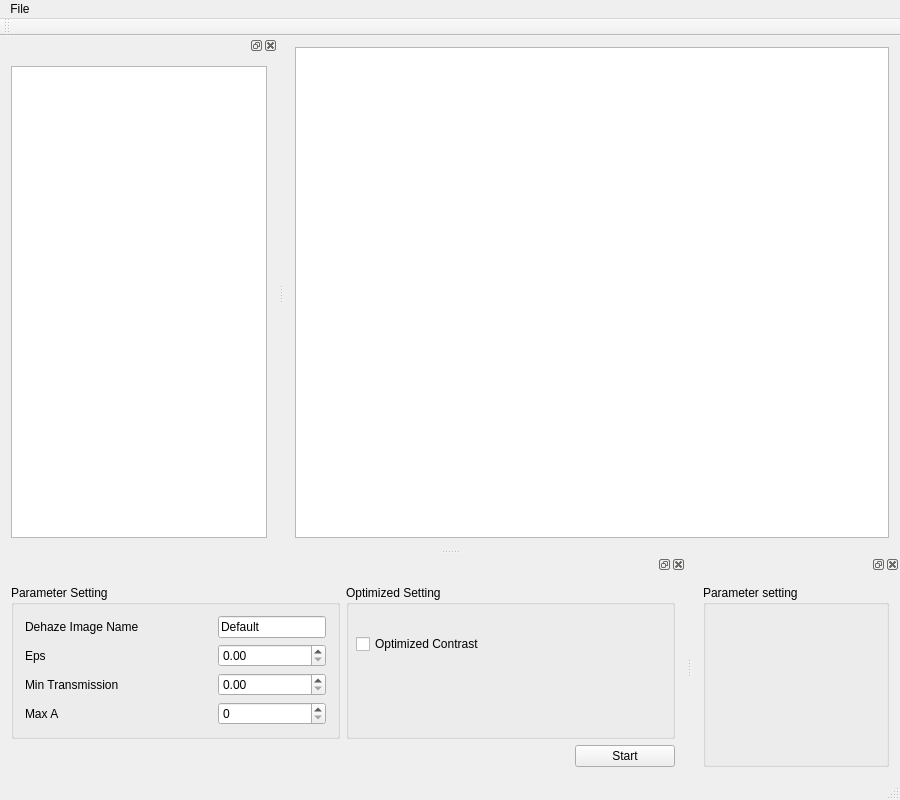
<?xml version="1.0" encoding="UTF-8"?>
<ui version="4.0">
 <class>MainWindow</class>
 <widget class="QMainWindow" name="MainWindow">
  <property name="geometry">
   <rect>
    <x>0</x>
    <y>0</y>
    <width>900</width>
    <height>800</height>
   </rect>
  </property>
  <property name="sizePolicy">
   <sizepolicy hsizetype="Minimum" vsizetype="Minimum">
    <horstretch>0</horstretch>
    <verstretch>0</verstretch>
   </sizepolicy>
  </property>
  <property name="minimumSize">
   <size>
    <width>30</width>
    <height>38</height>
   </size>
  </property>
  <property name="windowTitle">
   <string>MainWindow</string>
  </property>
  <widget class="QWidget" name="centralWidget">
   <layout class="QGridLayout" name="gridLayout">
    <item row="0" column="0">
     <widget class="QGraphicsView" name="graphicsView"/>
    </item>
   </layout>
  </widget>
  <widget class="QMenuBar" name="menuBar">
   <property name="geometry">
    <rect>
     <x>0</x>
     <y>0</y>
     <width>900</width>
     <height>23</height>
    </rect>
   </property>
   <widget class="QMenu" name="menuFile">
    <property name="title">
     <string>File</string>
    </property>
    <addaction name="actionOpen"/>
   </widget>
   <addaction name="menuFile"/>
  </widget>
  <widget class="QToolBar" name="mainToolBar">
   <attribute name="toolBarArea">
    <enum>TopToolBarArea</enum>
   </attribute>
   <attribute name="toolBarBreak">
    <bool>false</bool>
   </attribute>
  </widget>
  <widget class="QStatusBar" name="statusBar"/>
  <widget class="QDockWidget" name="dockWidget">
   <property name="sizePolicy">
    <sizepolicy hsizetype="Preferred" vsizetype="Preferred">
     <horstretch>0</horstretch>
     <verstretch>0</verstretch>
    </sizepolicy>
   </property>
   <property name="maximumSize">
    <size>
     <width>400</width>
     <height>524287</height>
    </size>
   </property>
   <attribute name="dockWidgetArea">
    <number>1</number>
   </attribute>
   <widget class="QWidget" name="dockWidgetContents">
    <layout class="QHBoxLayout" name="horizontalLayout">
     <item>
      <widget class="QTreeView" name="treeView">
       <property name="enabled">
        <bool>true</bool>
       </property>
       <property name="sizePolicy">
        <sizepolicy hsizetype="Preferred" vsizetype="Preferred">
         <horstretch>0</horstretch>
         <verstretch>0</verstretch>
        </sizepolicy>
       </property>
       <property name="minimumSize">
        <size>
         <width>0</width>
         <height>0</height>
        </size>
       </property>
       <property name="maximumSize">
        <size>
         <width>545654</width>
         <height>16777215</height>
        </size>
       </property>
      </widget>
     </item>
    </layout>
   </widget>
  </widget>
  <widget class="QDockWidget" name="darkChannelDock">
   <property name="minimumSize">
    <size>
     <width>481</width>
     <height>221</height>
    </size>
   </property>
   <attribute name="dockWidgetArea">
    <number>8</number>
   </attribute>
   <widget class="QWidget" name="dockWidgetContents_2">
    <layout class="QVBoxLayout" name="verticalLayout_3">
     <item>
      <layout class="QHBoxLayout" name="horizontalLayout_2">
       <item>
        <widget class="QGroupBox" name="DCParamGroupBox">
         <property name="title">
          <string>Parameter Setting</string>
         </property>
         <layout class="QGridLayout" name="gridLayout_2">
          <item row="1" column="0">
           <widget class="QLabel" name="espLabel">
            <property name="text">
             <string>Eps</string>
            </property>
           </widget>
          </item>
          <item row="1" column="1">
           <widget class="QDoubleSpinBox" name="DCEpsSpinBox"/>
          </item>
          <item row="2" column="0">
           <widget class="QLabel" name="transmissionLabel">
            <property name="text">
             <string>Min Transmission</string>
            </property>
           </widget>
          </item>
          <item row="2" column="1">
           <widget class="QDoubleSpinBox" name="DCTransmissionSpinBox"/>
          </item>
          <item row="3" column="0">
           <widget class="QLabel" name="maxALabel">
            <property name="text">
             <string>Max A</string>
            </property>
           </widget>
          </item>
          <item row="3" column="1">
           <widget class="QSpinBox" name="DCMaxASpinBox"/>
          </item>
          <item row="0" column="0">
           <widget class="QLabel" name="label">
            <property name="text">
             <string>Dehaze Image Name</string>
            </property>
           </widget>
          </item>
          <item row="0" column="1">
           <widget class="QLineEdit" name="DCNamelineEdit">
            <property name="sizePolicy">
             <sizepolicy hsizetype="Fixed" vsizetype="Fixed">
              <horstretch>0</horstretch>
              <verstretch>0</verstretch>
             </sizepolicy>
            </property>
            <property name="text">
             <string>Default</string>
            </property>
           </widget>
          </item>
         </layout>
        </widget>
       </item>
       <item>
        <widget class="QGroupBox" name="DCPathGroupBox">
         <property name="title">
          <string>Optimized Setting</string>
         </property>
         <widget class="QCheckBox" name="checkBox">
          <property name="geometry">
           <rect>
            <x>10</x>
            <y>51</y>
            <width>131</width>
            <height>16</height>
           </rect>
          </property>
          <property name="text">
           <string>Optimized Contrast</string>
          </property>
         </widget>
        </widget>
       </item>
      </layout>
     </item>
     <item>
      <layout class="QGridLayout" name="gridLayout_3">
       <item row="0" column="0">
        <spacer name="horizontalSpacer">
         <property name="orientation">
          <enum>Qt::Horizontal</enum>
         </property>
         <property name="sizeHint" stdset="0">
          <size>
           <width>168</width>
           <height>20</height>
          </size>
         </property>
        </spacer>
       </item>
       <item row="0" column="1">
        <widget class="QPushButton" name="DCDehazeButton">
         <property name="minimumSize">
          <size>
           <width>100</width>
           <height>0</height>
          </size>
         </property>
         <property name="maximumSize">
          <size>
           <width>600</width>
           <height>16777215</height>
          </size>
         </property>
         <property name="text">
          <string>Start</string>
         </property>
        </widget>
       </item>
      </layout>
     </item>
    </layout>
   </widget>
  </widget>
  <widget class="QDockWidget" name="colorCorrectDock">
   <property name="minimumSize">
    <size>
     <width>142</width>
     <height>150</height>
    </size>
   </property>
   <attribute name="dockWidgetArea">
    <number>8</number>
   </attribute>
   <widget class="QWidget" name="dockWidgetContents_3">
    <layout class="QHBoxLayout" name="horizontalLayout_3">
     <item>
      <widget class="QGroupBox" name="groupBox_2">
       <property name="title">
        <string>Parameter setting</string>
       </property>
      </widget>
     </item>
    </layout>
   </widget>
  </widget>
  <action name="actionOpen">
   <property name="text">
    <string>Open</string>
   </property>
   <property name="shortcut">
    <string>Ctrl+O</string>
   </property>
  </action>
 </widget>
 <layoutdefault spacing="6" margin="11"/>
 <resources/>
 <connections/>
</ui>
